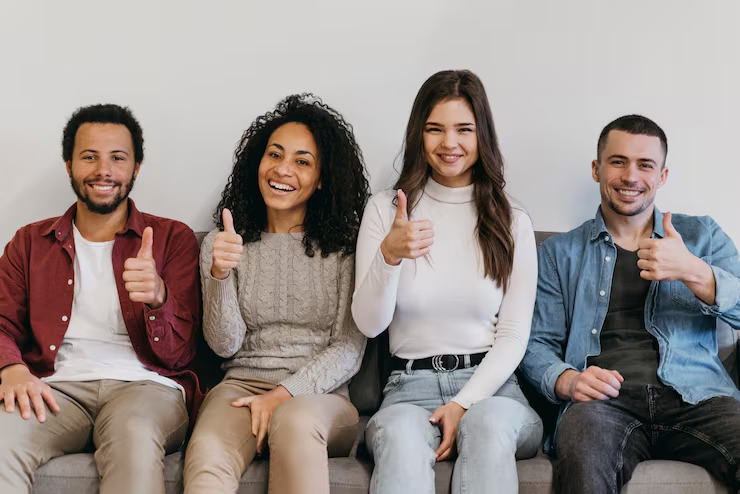
#> input picture images/img.png, 740 x 494 px
$ python main5.py
#> lines starting #> are read from the running program, lines starting #| are printed output that depends on the picture; after the words box and inside, x2 and y2 are one past the last pixel; in counts of white or black regions, pixels touching at a corner belong together
import cv2

img = cv2.imread('images/img.png')
#> img is the input picture: shape (494, 740, 3); mean B, G, R 138.6, 142, 151.5
gray = cv2.cvtColor(img, cv2.COLOR_BGR2GRAY)
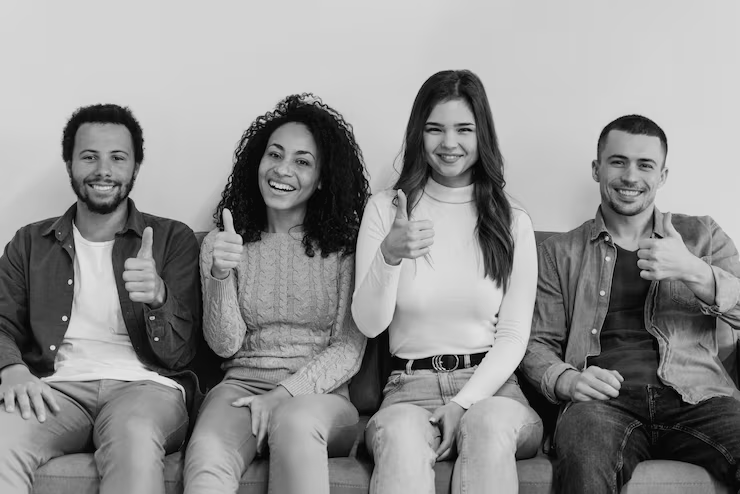
#> gray: shape (494, 740); min 0, max 229, mean 144.4

faces = cv2.CascadeClassifier('faces.xml')

results = faces.detectMultiScale(gray, scaleFactor=1.9, minNeighbors=3)
#> results = [[407, 95, 87, 87], [59, 121, 87, 87], [247, 124, 87, 87], [588, 130, 87, 87]]

for (x, y, w, h) in results:
    cv2.rectangle(img, (x, y), (x+w, y+h), (0,0,255), 3)
#> this loop made 4 passes
#> (x, y) on passes 1 to 4: (407, 95), (59, 121), (247, 124), (588, 130)
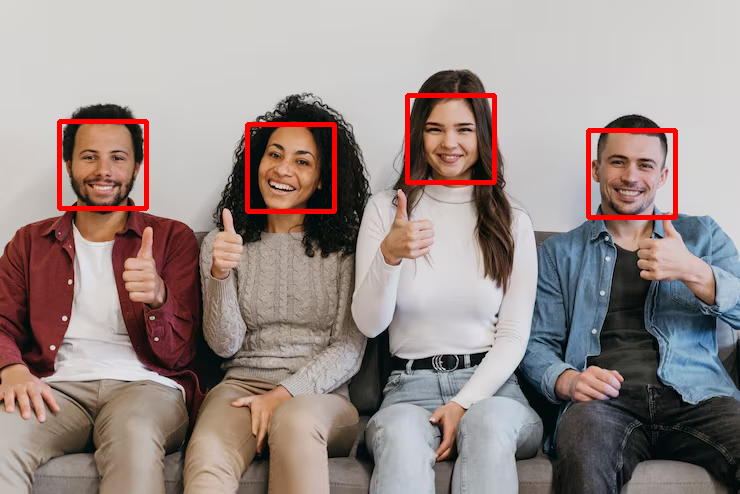
#> img: shape (494, 740, 3); 1.89% of pixels changed, all inside (x1, y1, x2, y2) = (57, 93, 678, 220)

cv2.imshow('Result', img)
cv2.waitKey()
